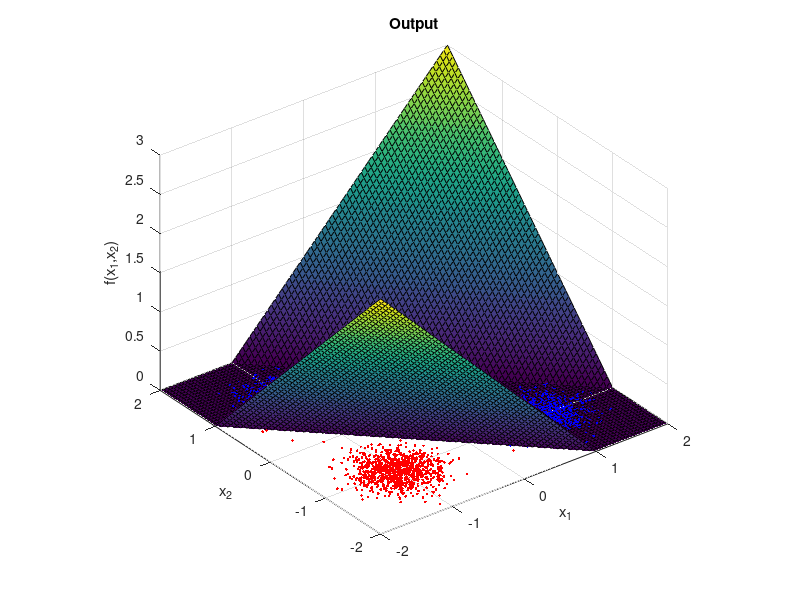

The MATLAB source for this figure: (Note: this script raises an error after producing the figure.)
%% Manual Definition and Propagation of a Small Neural Network
% Neural Network is defined with 2 input, 1 output and 1 hidden layer with
% 2 neurons. Manual propagation is performed with the objective of
% understanding better the process.

%% Clearing Environment
clc; clear; close all;
format long;

%% Test Intput
test_input1 = 0.25*randn([2 1000]) + [ 1;  1];
test_input2 = 0.25*randn([2 1000]) + [ 1; -1];
test_input3 = 0.25*randn([2 1000]) + [-1; -1];
test_input4 = 0.25*randn([2 1000]) + [-1;  1];

test_input = [test_input1 test_input2 test_input3 test_input4];

%% Manual Neural Network Definition and Forward Propagation

% First Layer Definition
layer1w = [1 1; -1 -1];
layer1b = [-1; -1];

% First Layer Propagation
layer1r = layer1w*test_input + layer1b;
layer1r = layer1r.*(layer1r > 0); % Relu function

% Second Layer Definition
layer2w = [1 1];
layer2b = [0];

% Second Layer Propagation
layer2r = layer2w*layer1r + layer2b;
layer2r = layer2r.*(layer2r > 0); % Relu function

%% Plot of Output in 3D

% Input Definition
[X, Y] = meshgrid(-2:0.05:2,-2:0.05:2);

Xin = reshape(X,1,[]);
Yin = reshape(Y,1,[]);

% Forward Propagation
Zaux = layer1w*[Xin; Yin] + layer1b;
Zaux = Zaux.*(Zaux > 0);

Z1 = reshape(Zaux(1,:),size(X));
Z2 = reshape(Zaux(2,:),size(X));

Zaux = layer2w*Zaux + layer2b;
Zaux = Zaux.*(Zaux > 0);

Z = reshape(Zaux,size(X));

% Plot
figure

surf(X,Y,Z) 

hold on
plot(test_input(1,layer2r > 0), test_input(2,layer2r > 0),'.r') 
plot(test_input(1,layer2r <= 0), test_input(2,layer2r <= 0),'.b') 
hold off

title("Output"); 
xlabel("x_1"); ylabel("x_2"); zlabel("f(x_1,x_2)");
grid on;
xlim([-2, 2]); ylim([-2, 2]);
daspect([1 1 1]);

%% Plot of Hidden Layer Outputs in 3D

figure
tiledlayout(1,2)

nexttile
surf(X,Y,Z1) 

title("Output of Neuron 1"); 
xlabel("x_1"); ylabel("x_2"); zlabel("f(x_1,x_2)");
grid on;
xlim([-2, 2]); ylim([-2, 2]);
daspect([1 1 1]);

nexttile
surf(X,Y,Z2)

title("Output of Neuron 2"); 
xlabel("x_1"); ylabel("x_2"); zlabel("f(x_1,x_2)");
grid on;
xlim([-2, 2]); ylim([-2, 2]);
daspect([1 1 1]);

%% Plot of Binary Results

figure

plot(test_input(1,layer2r > 0), test_input(2,layer2r > 0),'.r') 
hold on
plot(test_input(1,layer2r <= 0), test_input(2,layer2r <= 0),'.b') 
hold off

yline(0); xline(0);

title("Neural Network Classification Results"); 
xlabel("x_1"); ylabel("x_2");
xlim([-2, 2]); ylim([-2, 2]);
daspect([1 1 1]);